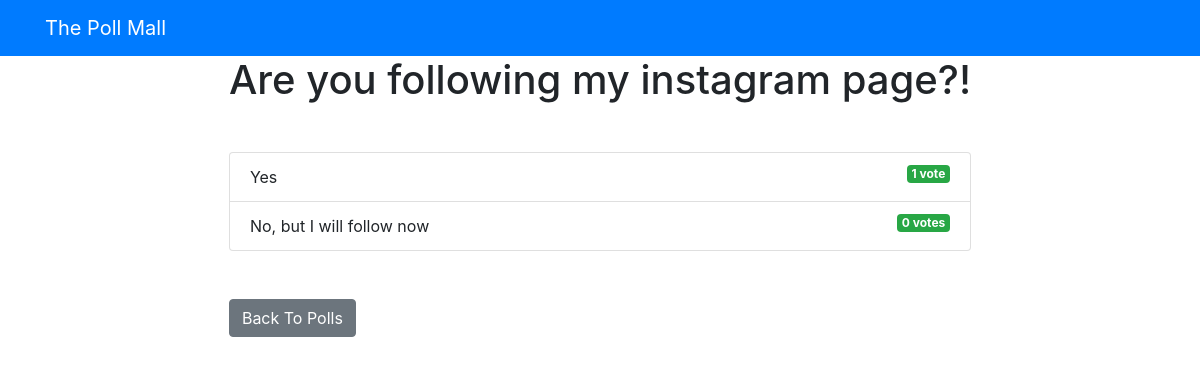
/polls/9/results/, run on the app's committed database.
### pollApp/models.py (models this page shows, shortened)
class Question(models.Model):
    question_text = models.CharField(max_length = 300)
    pub_date = models.DateTimeField('date published')

class Choice(models.Model):
    question = models.ForeignKey(Question, on_delete = models.CASCADE)
    choice_text = models.CharField(max_length = 200)
    votes = models.IntegerField(default=0)

### pollApp/views.py (the view)
# urls.py: path('<int:question_id>/results/', views.results, name='results'),
def results(request, question_id):
    question = get_object_or_404(Question, pk = question_id)
    return render(request, 'polls/results.html',
                    {'question':question})

### templates/polls/results.html
{% extends 'base.html' %}
{% block content %}
<h1 class ="mb-5 text-center">{{ question.question_text }}</h1>
<ul class ="list-group mb-5">
	{% for choice in question.choice_set.all %}
	<li class ="list-group-item">
		{{ choice.choice_text }} <span class ="badge badge-success float-right">{{ choice.votes }}
			vote{{ choice.votes | pluralize }}</span>
	</li>
	{% endfor %}
</ul>
<a class ="btn btn-secondary" href ="{% url 'polls:index' %}">Back To Polls</a>
{% endblock %}

### data on the page
Question: question_text "Are you following my instagram page?!"
Choice: choice_text "Yes", votes "1"
Choice: choice_text "No, but I will follow now", votes "0", votes|pluralize "s"
